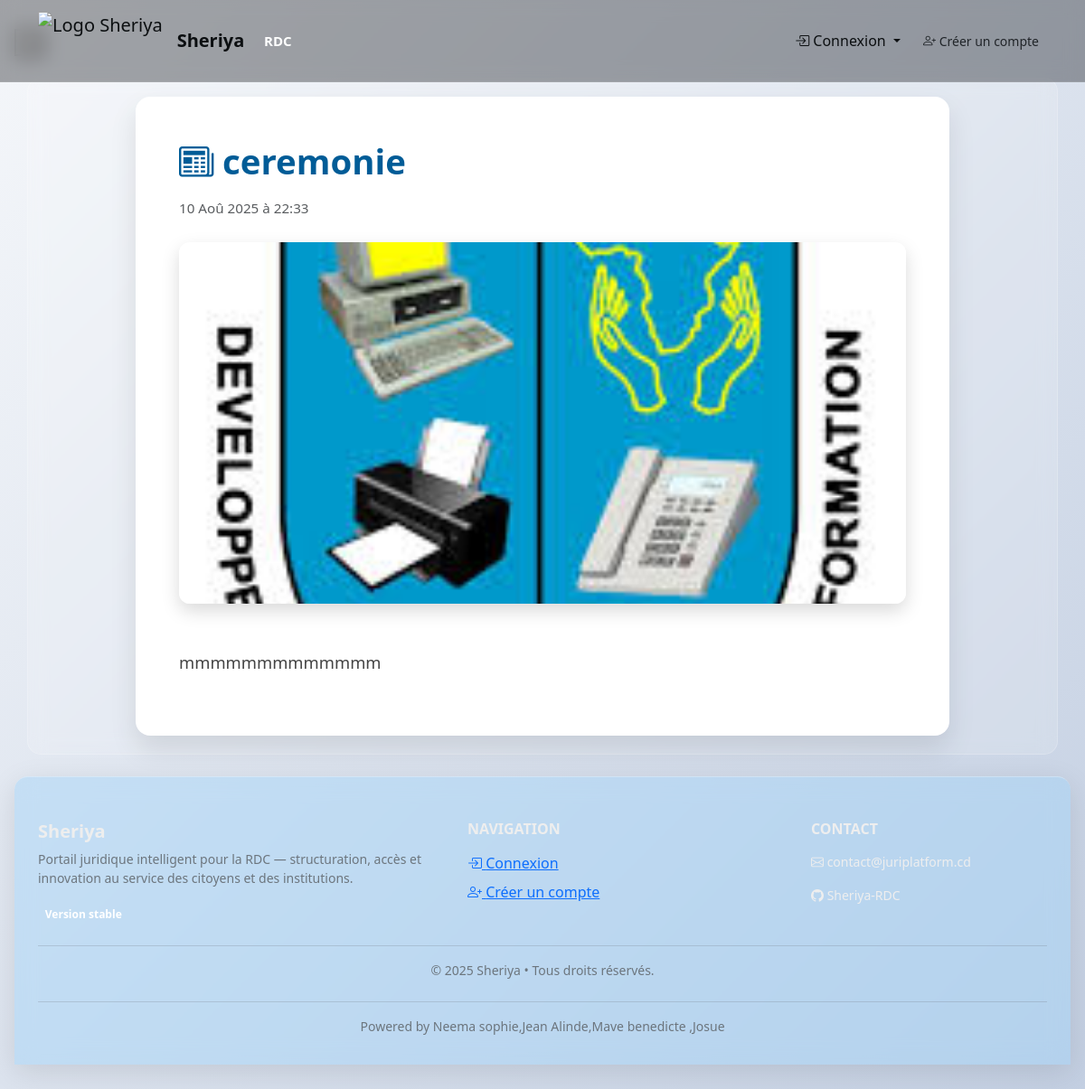
/actualites/article/2/, run on the app's committed database.
### actualites/models.py (models this page shows, shortened)
class ArticleActualite(models.Model):
    titre = models.CharField("Titre", max_length=200)
    contenu = models.TextField("Contenu")
    auteur = models.CharField("Auteur", max_length=100)
    date_publication = models.DateTimeField("Date de publication", auto_now_add=True)
    categorie = models.CharField("Catégorie", max_length=100)
    image = models.ImageField("Image illustratrice", upload_to='actualites/', null=True, blank=True)
    class Meta:
        verbose_name = "Article d'actualité"
        verbose_name_plural = "Articles d'actualités"
        ordering = ['-date_publication']

### actualites/views.py (the view)
# urls.py: path('article/<int:article_id>/', views.article_detail_view, name='detail_article'),
def article_detail_view(request, article_id):
    article = get_object_or_404(ArticleActualite, id=article_id)
    return render(request, 'actualites/article_detail.html', {
        'article': article
    })

### templates/actualites/article_detail.html (shortened to what this page needs)
{% extends 'base.html' %}
{% load static %}
{% block content %}
<div class="article-container">
  <h2><i class="bi bi-newspaper"></i> {{ article.titre }}</h2>
  <p class="text-muted">{{ article.date_publication|date:"d M Y à H:i" }}</p>
  {% if article.image %}
    <img src="{{ article.image.url }}" alt="Illustration de l'article">
  {% endif %}
  <p>{{ article.contenu|linebreaks }}</p>
</div>
{% endblock %}

### templates/base.html (style rules this page uses)
body { font-family: 'Segoe UI', Roboto, sans-serif; background: linear-gradient(135deg, #a6e5edff, #5022daff); background-attachment: fixed; color: #333; padding-top: 4.5rem; }

### templates/actualites/article_detail.html (style rules this page uses)
body { background: linear-gradient(135deg, #f5f7fa, #c3cfe2); font-family: 'Segoe UI', Roboto, sans-serif; color: #333; padding: 2rem 1rem; }
.article-container { max-width: 900px; margin: auto; background: #fff; border-radius: 16px; box-shadow: 0 15px 30px rgba(0,0,0,0.1); padding: 3rem; animation: fadeIn 0.6s ease-in-out; }
.article-container h2 { font-size: 2.4rem; font-weight: 700; color: #005c97; margin-bottom: 1rem; display: flex; align-items: center; gap: 0.6rem; }
.article-container .text-muted { font-size: 0.95rem; color: #666; margin-bottom: 1.5rem; }
.article-container img { width: 100%; max-height: 400px; object-fit: cover; border-radius: 12px; margin-bottom: 2rem; box-shadow: 0 8px 20px rgba(0,0,0,0.15); }
.article-container p { font-size: 1.15rem; line-height: 1.8; color: #444; margin-bottom: 1rem; }

### data on the page
ArticleActualite: titre "ceremonie", date_publication "10 Aoû 2025 à 22:33", image (picture), contenu "mmmmmmmmmmmmm"
